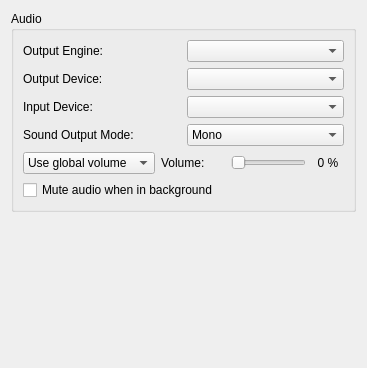
<?xml version="1.0" encoding="UTF-8"?>
<ui version="4.0">
 <class>ConfigureAudio</class>
 <widget class="QWidget" name="ConfigureAudio">
  <property name="geometry">
   <rect>
    <x>0</x>
    <y>0</y>
    <width>367</width>
    <height>368</height>
   </rect>
  </property>
  <property name="accessibleName">
   <string>Audio</string>
  </property>
  <layout class="QVBoxLayout">
   <item>
    <widget class="QGroupBox" name="groupBox">
     <property name="title">
      <string>Audio</string>
     </property>
     <layout class="QVBoxLayout">
      <item>
       <layout class="QHBoxLayout" name="engine_layout">
        <item>
         <widget class="QLabel" name="sink_label">
          <property name="text">
           <string>Output Engine:</string>
          </property>
         </widget>
        </item>
        <item>
         <widget class="QComboBox" name="sink_combo_box"/>
        </item>
       </layout>
      </item>
      <item>
       <layout class="QHBoxLayout" name="output_layout">
        <item>
         <widget class="QLabel" name="output_label">
          <property name="text">
           <string>Output Device:</string>
          </property>
         </widget>
        </item>
        <item>
         <widget class="QComboBox" name="output_combo_box"/>
        </item>
       </layout>
      </item>
      <item>
       <layout class="QHBoxLayout" name="input_layout">
        <item>
         <widget class="QLabel" name="input_label">
          <property name="text">
           <string>Input Device:</string>
          </property>
         </widget>
        </item>
        <item>
         <widget class="QComboBox" name="input_combo_box"/>
        </item>
       </layout>
      </item>
       <item>
       <layout class="QHBoxLayout" name="mode_layout">
        <item>
         <widget class="QLabel" name="mode_label">
          <property name="text">
           <string>Sound Output Mode:</string>
          </property>
         </widget>
        </item>
        <item>
          <widget class="QComboBox" name="combo_sound">
            <item>
              <property name="text">
                <string>Mono</string>
              </property>
            </item>
            <item>
              <property name="text">
                <string>Stereo</string>
              </property>
            </item>
            <item>
              <property name="text">
                <string>Surround</string>
              </property>
            </item>
          </widget>
        </item>
       </layout>
      </item>
      <item>
       <widget class="QWidget" name="volume_layout" native="true">
        <layout class="QHBoxLayout" name="horizontalLayout_2">
         <property name="leftMargin">
          <number>0</number>
         </property>
         <property name="topMargin">
          <number>0</number>
         </property>
         <property name="rightMargin">
          <number>0</number>
         </property>
         <property name="bottomMargin">
          <number>0</number>
         </property>
         <item>
          <widget class="QComboBox" name="volume_combo_box">
           <item>
            <property name="text">
             <string>Use global volume</string>
            </property>
           </item>
           <item>
            <property name="text">
             <string>Set volume:</string>
            </property>
           </item>
          </widget>
         </item>
         <item>
          <widget class="QLabel" name="volume_label">
           <property name="text">
            <string>Volume:</string>
           </property>
          </widget>
         </item>
         <item>
          <spacer name="horizontalSpacer">
           <property name="orientation">
            <enum>Qt::Horizontal</enum>
           </property>
           <property name="sizeHint" stdset="0">
            <size>
             <width>30</width>
             <height>20</height>
            </size>
           </property>
          </spacer>
         </item>
         <item>
          <widget class="QSlider" name="volume_slider">
           <property name="sizePolicy">
            <sizepolicy hsizetype="Expanding" vsizetype="Fixed">
             <horstretch>0</horstretch>
             <verstretch>0</verstretch>
            </sizepolicy>
           </property>
           <property name="maximum">
            <number>200</number>
           </property>
           <property name="pageStep">
            <number>5</number>
           </property>
           <property name="orientation">
            <enum>Qt::Horizontal</enum>
           </property>
          </widget>
         </item>
         <item>
          <widget class="QLabel" name="volume_indicator">
           <property name="minimumSize">
            <size>
             <width>32</width>
             <height>0</height>
            </size>
           </property>
           <property name="text">
            <string>0 %</string>
           </property>
           <property name="alignment">
            <set>Qt::AlignCenter</set>
           </property>
          </widget>
         </item>
        </layout>
       </widget>
      </item>
      <item>
       <layout class="QHBoxLayout" name="mute_layout">
         <item>
           <widget class="QCheckBox" name="toggle_background_mute">
             <property name="text">
               <string>Mute audio when in background</string>
             </property>
           </widget>
         </item>
       </layout>
      </item>
     </layout>
    </widget>
   </item>
   <item>
    <spacer>
     <property name="orientation">
      <enum>Qt::Vertical</enum>
     </property>
     <property name="sizeHint" stdset="0">
      <size>
       <width>167</width>
       <height>55</height>
      </size>
     </property>
    </spacer>
   </item>
  </layout>
 </widget>
 <resources/>
 <connections/>
</ui>
